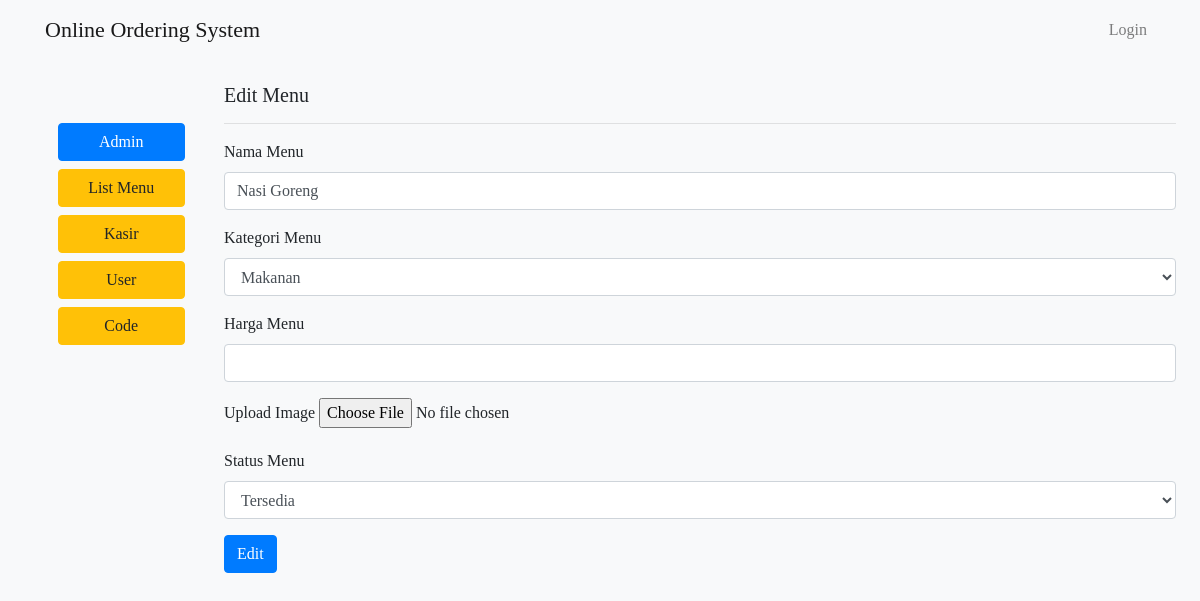
The app's page /cmenus/edit/1 with its own data.
### tables this page shows
CREATE TABLE `tb_menu`  (
  `id_menu` int(255) NOT NULL AUTO_INCREMENT,
  `nama_menu` varchar(255) NOT NULL,
  `kategori_menu` int(3) NOT NULL,
  `harga_menu` int(255) NOT NULL,
  `foto_menu` varchar(255) NOT NULL,
  `status_menu` varchar(255) NOT NULL,
  PRIMARY KEY (`id_menu`) USING BTREE,
  INDEX `kategori_menu`(`kategori_menu`) USING BTREE,
  CONSTRAINT `tb_menu_ibfk_1` FOREIGN KEY (`kategori_menu`) REFERENCES `tb_kategori` (`id_kategori`) ON DELETE CASCADE ON UPDATE CASCADE
);

### application/controllers/cMenus.php (called while the page is built, shortened)
<?php
class cMenus extends CI_Controller{
	public function __construct(){
		$this->data['notif_pesanan'] = 0;
	}
	public function edit($id_menu){
		$data = $this->data;
		$data['menu'] = $this->mMenu->getMenu($id_menu);
		$this->load->view('templates/header', $data);
		$this->load->view('menus/editMenu', $data);
		$this->load->view('templates/footer');
	}
}

### index.php (called while the page is built, shortened)
<?php
require_once BASEPATH.'core/CodeIgniter.php';

### application/models/mMenu.php (called while the page is built, shortened)
<?php
class mMenu extends CI_model{
	public function getMenu($id = null){
		if($id === null){
			$query = $this->db->get('tb_menu');
			return $query->result_array();
		}else{
			return $this->db->get_where('tb_menu', ['id_menu' => $id])->row_array();
		}
	}
}

### application/views/menus/editMenu.php (the view, shortened to what this page needs)
<h5>Edit Menu</h5>
<hr>
<form action=" <?= base_url('cmenus/update/').$menu['id_menu']; ?>" method="POST" enctype="multipart/form-data">
  <div class="form-group">
    <label>Nama Menu</label>
    <input type="text" name="namaM" class="form-control" value="<?= $menu['nama_menu']; ?> ">
  </div>
  <div class="form-group">
    <label>Kategori Menu</label>
    <select class="form-control" name="kategoriM">
      <option <?php if( $menu['kategori_menu']=='1'){echo "selected"; } ?> value="1">Makanan</option>
    </select>
  </div>
  <div class="form-group">
    <label>Harga Menu</label>
    <input type="number" name="hargaM" class="form-control" value="<?= number_format($menu['harga_menu']); ?> ">
  </div>
  <div class="form-group">
    <label>Upload Image</label>
    <input type="file" name="userfile" size="20">
  </div>
  <div class="form-group">
    <label>Status Menu</label>
    <select class="form-control" name="statusM">
      <option <?php if( $menu['status_menu']=='1'){echo "selected"; } ?> value="1">Tersedia</option>
    </select>
  </div>
  <button type="submit" class="btn btn-primary" name="save">Edit</button>
</form>

### assets/css/style.css (style rules this page uses)
body { font-family: 'Montserrat'; }

### records on screen
tb_menu: namaM "Nasi Goreng", kategoriM "Makanan", statusM "Tersedia"
